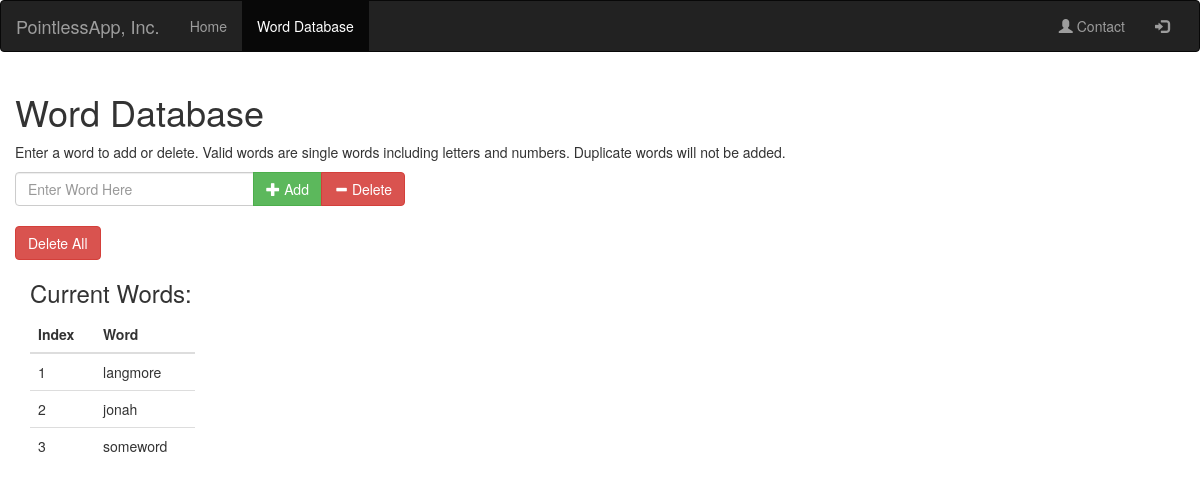
/words, run on an earlier commit of the app's database.
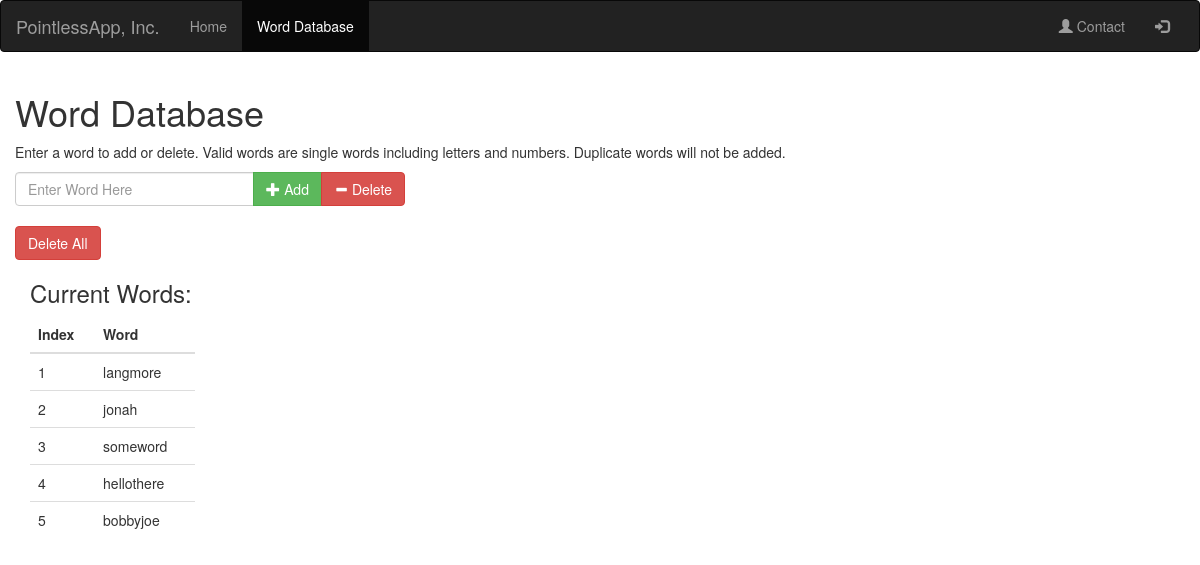
And on a later commit of the database.
### tables this page shows
CREATE TABLE words (
    id integer primary key autoincrement,
    word text not null
);

### main.py (the view, shortened to what this page needs)
@app.route('/words', methods=['GET','POST'])
def words():
    title = 'words'
    wordTable = getWordTable() # table in list
    return render_template('words.html', wordTable = wordTable, title=title)

### main.py (called while the page is built)
def getWordTable():
    con = sqlite3.connect(DATABASE)
    cur = con.cursor()
    cur.execute("SELECT * FROM words")
    wordTable = cur.fetchall()
    con.close()
    return wordTable

### templates/words.html
{% extends 'base.html' %}
{% block sub_content %}
<div class="col-sm-12">
  <h1 class="">Word Database</h1>
    <p>Enter a word to add or delete. Valid words are single words including letters and numbers. Duplicate words will not be added.</p>
    <form class="" method="POST">
      <div class="input-group col-sm-4">
        <input type="text" class="form-control" placeholder="Enter Word Here" name="inputWord">
        <div class="input-group-btn">
          <button class="btn btn-success" type="submit" name="submit-button" value="add">
            <span class="glyphicon glyphicon-plus"></span> Add
          </button>
          <button class="btn btn-danger" type="submit" name="submit-button" value="delete">
            <span class="glyphicon glyphicon-minus"></span> Delete
          </button>
        </div>
      </div>
      <div class="col-sm-12">&nbsp;</div>
      <button class="btn btn-danger" type="submit" name="submit-button" value="delete_all">Delete All</button>
    </form>
</div>
<div class="col-sm-12">
  <div class="db_results col-sm-2">
    <h3>Current Words:</h3>
    {% if wordTable %}
    <div class="">
      <table class="table">
        <thead>
          <tr>
            <th>Index</th>
            <th>Word</th>
          </tr>
        </thead>
        {% for row in wordTable %}
        <tr>
          <td>{{ loop.index }}</td>
          <td>{{ row[1] }}</td>
        </tr>
        {% endfor %}
      </table>
    </div>
    {% else %}
    <p>No words in database! Please add a word.</p>
    {% endif %}
  </div>
</div>
{% endblock %}

### templates/base.html (shortened to what this page needs)
{% extends 'bootstrap/base.html' %}
{% block navbar %}
  {% include '_navbar.html' %}
{% endblock %}
{% block content %}
  {% block sub_content %}{% endblock %}
{%endblock %}

### templates/_navbar.html (shortened to what this page needs)
<nav class="navbar navbar-inverse">
  <div class="container-fluid">
    <div class="navbar-header">
      <a class="navbar-brand" href="/">PointlessApp, Inc.</a>
    </div>
    <div class="collapse navbar-collapse" id="myNavbar">
      <ul class="nav navbar-nav">
        {% if title == "index" %}
        <li class="active">
        {% else %}
        <li>
        {% endif %}
        <a href="/">Home</a></li>
        {% if title == "words" %}
        <li class="active">
        {% else %}
        <li>
        {% endif %}
        <a href="/words">Word Database</a></li>
      </ul>
      <ul class="nav navbar-nav navbar-right">
        {% if title == "Contact" %}
        <li class="active">
        {% else %}
        <li>
        {% endif %}
        <a href="/notbuilt"><span class="glyphicon glyphicon-user"></span> Contact</a></li>
        {% if title == "Login" %}
        <li class="active">
        {% else %}
        <li>
        {% endif %}
        <a href="/notbuilt"><span class="glyphicon glyphicon-log-in"></span></a></li>
      </ul>
    </div>
  </div>
</nav>

What changed in the data, as far as the page shows it:
added words: word "hellothere"
added words: word "bobbyjoe"
